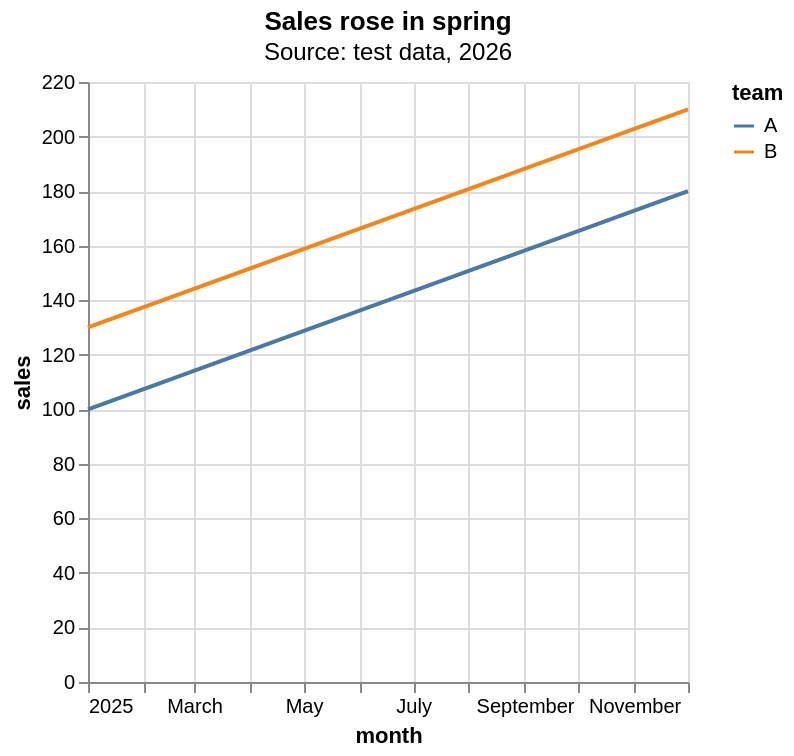

The specification (Vega-Lite) saved for this image:
### Vega-Lite specification from a JSON file in a GitHub repository (floating-point values rounded to 4 significant figures)
{"mark": "line", "title": {"text": "Sales rose in spring", "subtitle": "Source: test data, 2026"}, "data": {"values": [{"month": "2025-01-01", "team": "A", "sales": 100}, {"month": "2025-01-01", "team": "B", "sales": 130}, {"month": "2025-12-01", "team": "A", "sales": 180}, {"month": "2025-12-01", "team": "B", "sales": 210}]}, "encoding": {"x": {"field": "month", "type": "temporal"}, "y": {"field": "sales", "type": "quantitative"}, "color": {"field": "team", "type": "nominal"}}}
